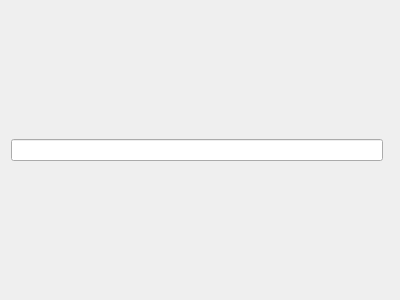
<?xml version="1.0" encoding="UTF-8"?>
<ui version="4.0">
 <class>DependencesValue</class>
 <widget class="QWidget" name="DependencesValue">
  <property name="geometry">
   <rect>
    <x>0</x>
    <y>0</y>
    <width>400</width>
    <height>300</height>
   </rect>
  </property>
  <property name="sizePolicy">
   <sizepolicy hsizetype="Minimum" vsizetype="Minimum">
    <horstretch>0</horstretch>
    <verstretch>0</verstretch>
   </sizepolicy>
  </property>
  <property name="windowTitle">
   <string>Form</string>
  </property>
  <layout class="QHBoxLayout" name="horizontalLayout">
   <item>
    <widget class="QLineEdit" name="value_line_edit"/>
   </item>
   <item>
    <widget class="QWidget" name="value_type_widget" native="true"/>
   </item>
  </layout>
 </widget>
 <resources/>
 <connections/>
</ui>
